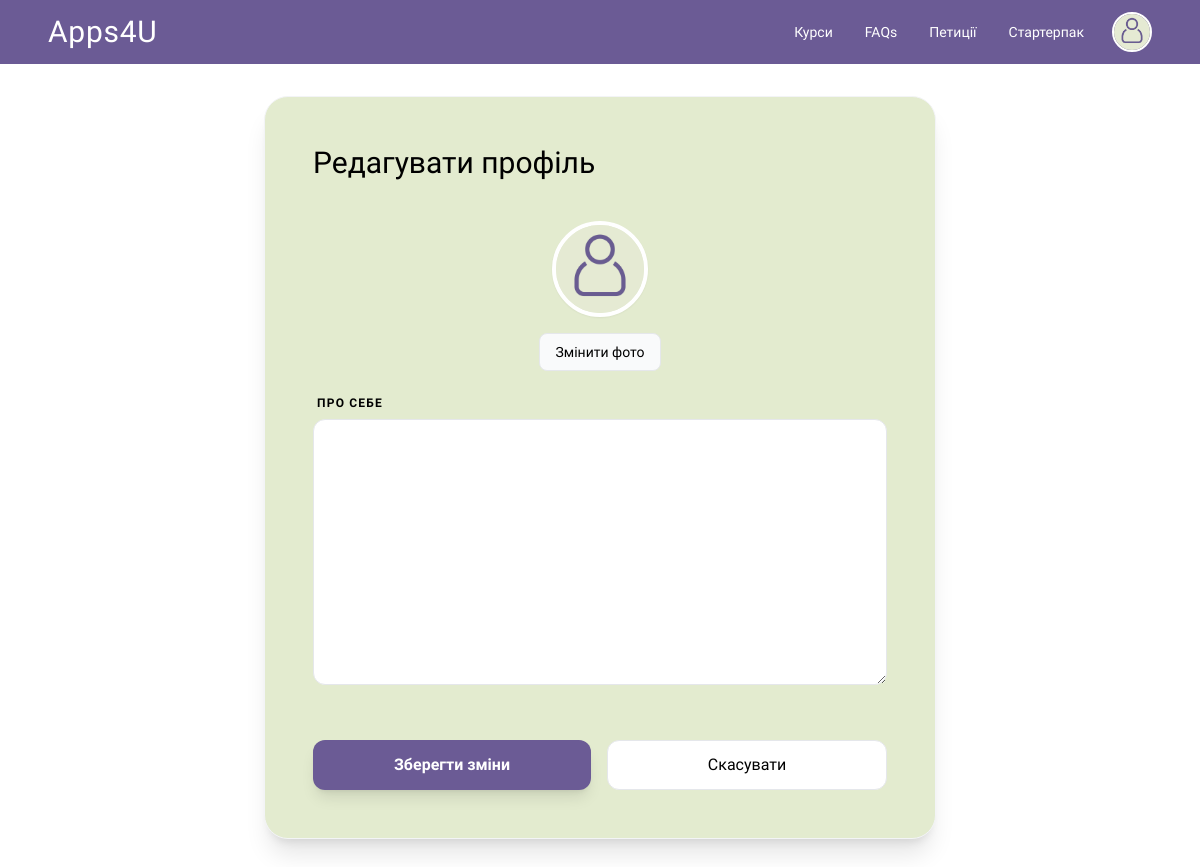
The app's page /profile/edit/ (signed in), older data.
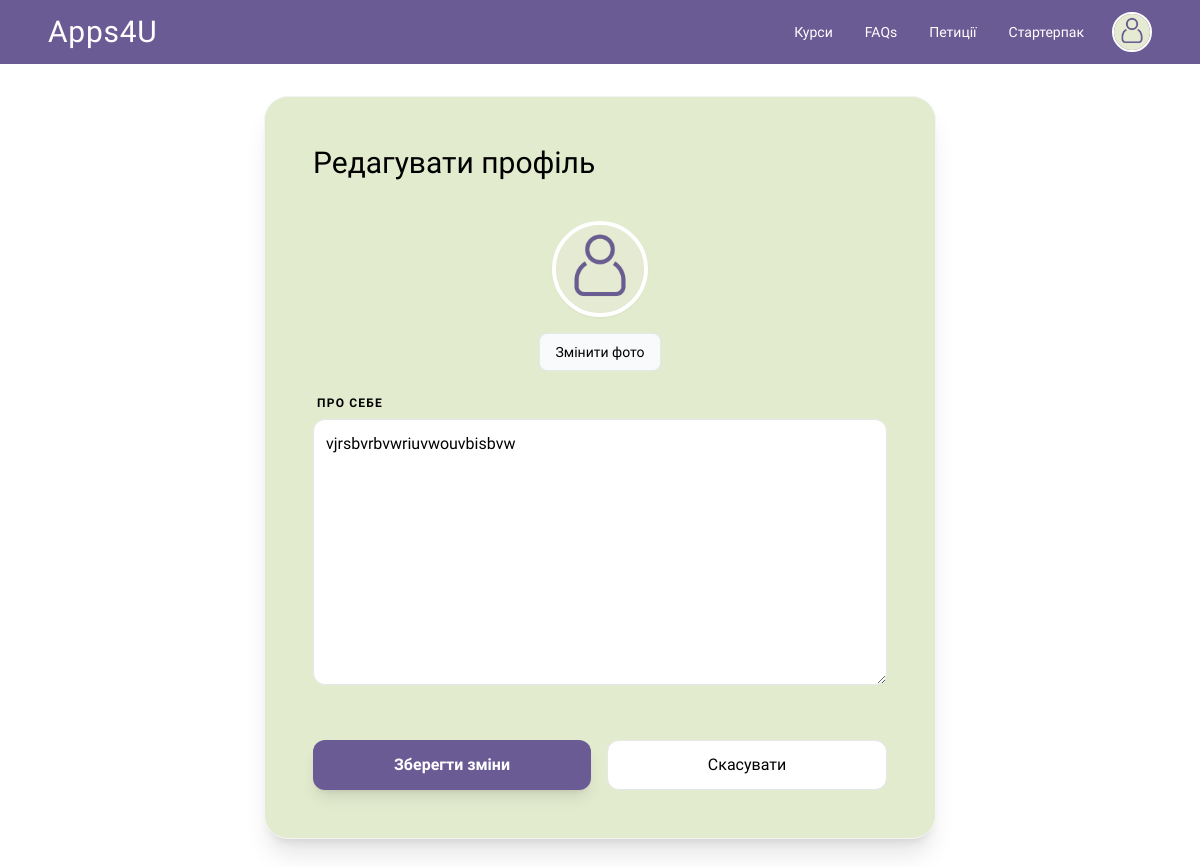
The same page, newer data.
### users/models.py (models this page shows, shortened)
class Profile(models.Model):
    YEAR_CHOICES = [
        (1, 'перший курс'),
        (2, 'другий курс'),
        (3, 'третій курс'),
        (4, 'четвертий курс'),
    ]
    MAJOR_CHOICES = [
        ('CS', "Комп'ютерні Науки"),
        ('RO', 'Робототехніка'),
        ('DA', 'ІТ та Аналітика Рішень'),
    ]
    user = models.OneToOneField(User, on_delete=models.CASCADE)
    about = models.TextField(max_length=500,blank=True)
    icon = models.ImageField(upload_to='profile_pics/', default='profile_pics/default.jpg')
    major = models.CharField(
        max_length=2,
        choices=MAJOR_CHOICES,
        default='NONE'
    )
    year_of_study = models.IntegerField(
        choices=YEAR_CHOICES,
        default=0,
        verbose_name="Current Course Year"
    )

### users/views.py (the view)
# urls.py: path('edit/', views.edit_profile, name='edit_profile'),
@login_required
def edit_profile(request):
    if request.method == 'POST':
        p_form = ProfileUpdateForm(request.POST,
                                   request.FILES,
                                   instance=request.user.profile)
        if p_form.is_valid():
            p_form.save()
            return redirect('profile')
    else:
        p_form = ProfileUpdateForm(instance=request.user.profile)
    context = {
        'p_form': p_form
    }
    return render(request, 'users/edit_profile.html', context)

### users/forms.py
class ProfileUpdateForm(forms.ModelForm):
    class Meta:
        model = Profile
        fields = ['icon', 'about']

### users/templates/users/edit_profile.html (shortened to what this page needs)
{% extends "base.html" %}
{% load static %}
{% block content %}
<div class="min-h-[80vh] flex items-center justify-center bg-white px-4 py-12 pt-24">
    <div class="bg-[#E3EBCF] p-8 md:p-12 rounded-3xl shadow-xl max-w-2xl w-full border border-gray-100">
        <div class="flex items-center justify-between mb-10">
            <h2 class="text-3xl font-logo text-black">Редагувати профіль</h2>
        </div>
        <form method="POST" enctype="multipart/form-data" class="space-y-6">
            <div class="flex flex-col items-center mb-8">
                <div class="w-24 h-24 rounded-full overflow-hidden border-4 border-white mb-4 shadow-sm">
                    <img id="image-preview" src="{{ user.profile.icon.url }}" alt="Current Profile" class="w-full h-full object-cover">
                </div>
                <label class="cursor-pointer bg-gray-50 px-4 py-2 rounded-lg border border-gray-200 text-sm font-medium hover:bg-gray-100 transition">
                    Змінити фото
                </label>
            </div>
            <div>
                <label class="block text-xs font-bold text-black uppercase tracking-widest mb-2 ml-1">Про себе</label>
                {{ p_form.about }}
            </div>
            <div class="flex space-x-4 pt-6">
                <button type="submit" class="flex-1 bg-[#6B5B95] text-white py-3 rounded-xl font-bold shadow-lg hover:bg-[#5a4d7d] transition transform active:scale-95">
                    Зберегти зміни
                </button>
                <a href="{% url 'profile' %}" class="flex-1 bg-white text-center py-3 border border-gray-200 rounded-xl font-medium text-black-500 hover:bg-gray-50 transition">
                    Скасувати
                </a>
            </div>
        </form>
    </div>
</div>
{% endblock %}

Row changes from the older to the newer data that the page shows:
changed Profile: about (not shown) → "vjrsbvrbvwriuvwouvbisbvw"
